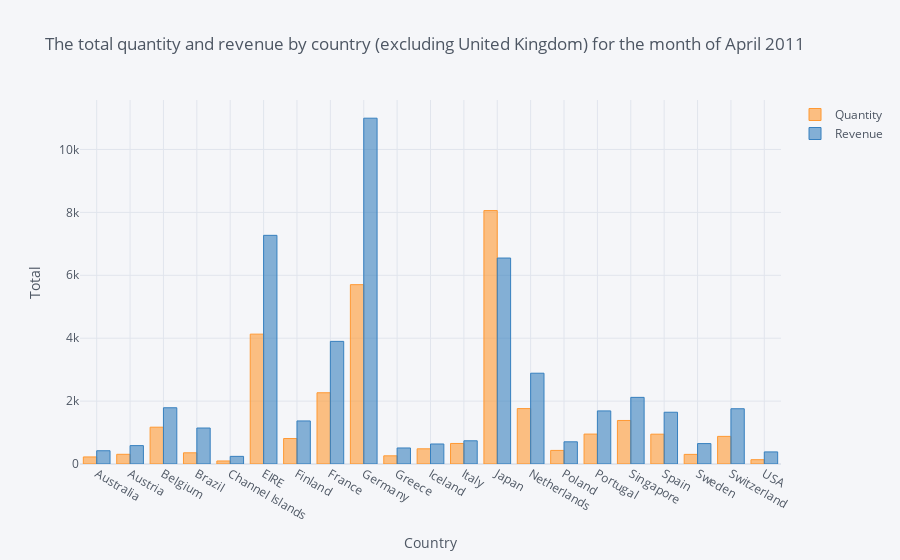

Notebook source saved alongside this figure:
### Code cell
UK_april2011= data[(data['Country'] != 'United Kingdom') & (data['InvoiceDate'] >= '2011-04-01 00:00:00') & (data['InvoiceDate'] <= '2011-04-30 23:59:59')]
UK_april2011.groupby("Country")["Quantity","Revenue"].sum().iplot(kind="bar",xTitle="Country", yTitle="Total", title='The total quantity and revenue by country (excluding United Kingdom) for the month of April 2011')

### Figure 1 — Plotly figure (JSON) as saved in the notebook; plotly's stock layout.template omitted (floating-point values rounded to 4 significant figures)
{"data": [{"marker": {"color": "rgba(255, 153, 51, 0.6)", "line": {"color": "rgba(255, 153, 51, 1.0)", "width": 1}}, "name": "Quantity", "orientation": "v", "text": "", "type": "bar", "x": ["Australia", "Austria", "Belgium", "Brazil", "Channel Islands", "EIRE", "Finland", "France", "Germany", "Greece", "Iceland", "Italy", "Japan", "Netherlands", "Poland", "Portugal", "Singapore", "Spain", "Sweden", "Switzerland", "USA"], "y": [224, 308, 1170, 356, 96, 4129, 810, 2265, 5702, 260, 483, 653, 8058, 1762, 432, 951, 1384, 948, 306, 878, 137]}, {"marker": {"color": "rgba(55, 128, 191, 0.6)", "line": {"color": "rgba(55, 128, 191, 1.0)", "width": 1}}, "name": "Revenue", "orientation": "v", "text": "", "type": "bar", "x": ["Australia", "Austria", "Belgium", "Brazil", "Channel Islands", "EIRE", "Finland", "France", "Germany", "Greece", "Iceland", "Italy", "Japan", "Netherlands", "Poland", "Portugal", "Singapore", "Spain", "Sweden", "Switzerland", "USA"], "y": [421.6, 584.8, 1788.0, 1144.0, 243.0, 7270.0, 1369.0, 3899.0, 10990.0, 509.7, 636.2, 737.8, 6549.0, 2887.0, 705.8, 1688.0, 2119.0, 1646.0, 649.1, 1757.0, 383.9]}], "layout": {"legend": {"bgcolor": "#F5F6F9", "font": {"color": "#4D5663"}}, "paper_bgcolor": "#F5F6F9", "plot_bgcolor": "#F5F6F9", "title": {"font": {"color": "#4D5663"}, "text": "The total quantity and revenue by country (excluding United Kingdom) for the month of April 2011"}, "xaxis": {"gridcolor": "#E1E5ED", "showgrid": true, "tickfont": {"color": "#4D5663"}, "title": {"font": {"color": "#4D5663"}, "text": "Country"}, "zerolinecolor": "#E1E5ED"}, "yaxis": {"gridcolor": "#E1E5ED", "showgrid": true, "tickfont": {"color": "#4D5663"}, "title": {"font": {"color": "#4D5663"}, "text": "Total"}, "zerolinecolor": "#E1E5ED"}}}
